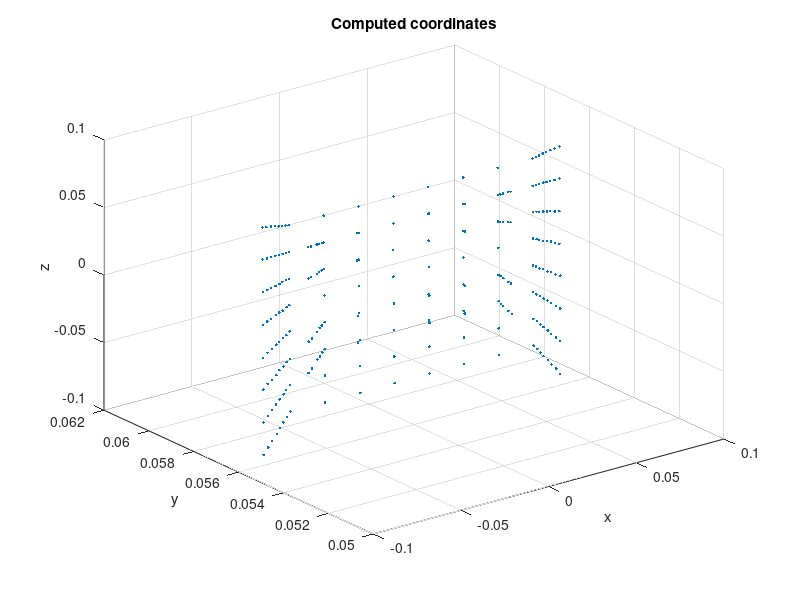
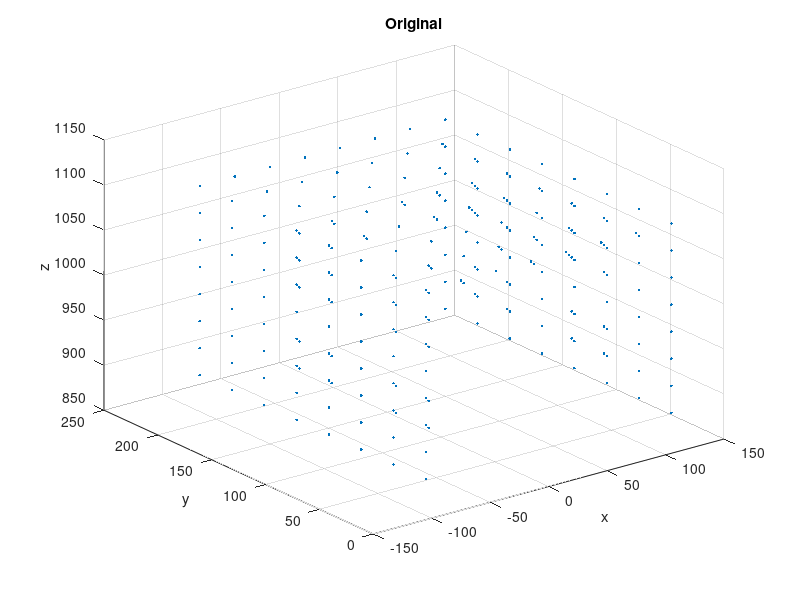

Source code (MATLAB) for these figures, in order:
function [] = taskc()
    clc;
    close all;
%     load HouseTallBasler64;
    load affrec1;
    m = size(W,1)/2;
    n = size(W,2);
     t = mean(W, 2);
     W = W - repmat(t, 1, size(W, 2));
     s = W.^2;
     s = s(1:m, :) + s(m+1:2*m, :);
     s = mean(s, 2);
     s = sqrt(s) / sqrt(2);
     W = W ./ repmat(s, 2, size(W, 2));

    U = W(1:m, :);
    V = W(m+1:end, :);
    for j=1:n
        for i=1:m
            x(i*3-2, j) = U(i, j);
            x(i*3-1, j) = V(i, j);
            x(i*3  , j) = 1;
        end
    end
%     for i=1:m
%         [x(i*3-2:i*3, :)] = normalise(x(i*3-2:i*3, :));
%     end

    [P, S, cond] = fsvd(x);
%     [P, S, cond] = fsvd(W);
    figure(1);
    plot3(S(1, :), S(2,:), S(3,:),'.');
%         plot3(S(1, :)./S(4,:), S(2,:)./S(4,:), S(3,:)./S(4,:),'*');
    grid on;
    title('Computed coordinates');
    xlabel('x'); 
    ylabel('y'); 
    zlabel('z');
    figure(2);
    plot3(X(1, :), X(2,:), X(3,:),'.');
    grid on;
    title('Original');
    xlabel('x'); 
    ylabel('y'); 
    zlabel('z');
end


function [newpts] = normalise(pts)

    finiteind = find(abs(pts(3,:)) > eps);
    

    pts(1,finiteind) = pts(1,finiteind)./pts(3,finiteind);
    pts(2,finiteind) = pts(2,finiteind)./pts(3,finiteind);
    pts(3,finiteind) = 1;
    
    c = mean(pts(1:2,finiteind)')';            % Centroid of finite points
    newp(1,finiteind) = pts(1,finiteind)-c(1); % Shift origin to centroid.
    newp(2,finiteind) = pts(2,finiteind)-c(2);
    
    meandist = mean(sqrt(newp(1,finiteind).^2 + newp(2,finiteind).^2));
    
    scale = sqrt(2)/meandist;
    
    T = [scale   0   -scale*c(1)
         0     scale -scale*c(2)
         0       0      1      ];
    
    newpts = T*pts;
end
function [Ps,Xs,cond,xs] = fsvd(xs)
    m = size(xs,1)/3;
    n = size(xs,2);

    lambda = ones(m,n);
    for it = 1:1
      for p = 1:n
        lp = lambda(:,p);
        lambda(:,p) = lp/norm(lp);
      end
      for i = 1:m
        li = lambda(i,:);
        lambda(i,:) = li/norm(li);
      end
    end

    for i = 1:m
      for p = 1:n
        xs(3*i-2:3*i,p) = lambda(i,p)*xs(3*i-2:3*i,p);
      end
    end
    [U,S,V] = svd(xs);
    S = S/S(1,1);
    cond = [S(4,4),S(5,5)];
    Ps = fliplr(U(:,1:4));  
    Xs = (-S(1:4,1:4)*V(:,1:4)');
end
